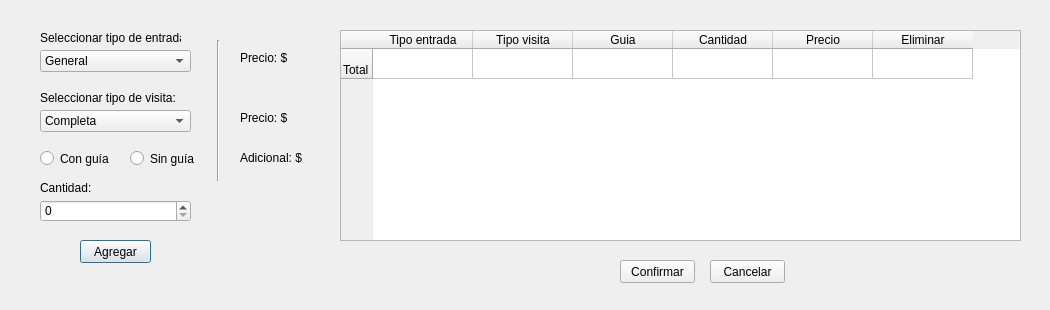
<?xml version="1.0" encoding="UTF-8"?>
<ui version="4.0">
 <class>RegistrarVentaDeEntradas</class>
 <widget class="QDialog" name="RegistrarVentaDeEntradas">
  <property name="enabled">
   <bool>true</bool>
  </property>
  <property name="geometry">
   <rect>
    <x>0</x>
    <y>0</y>
    <width>1050</width>
    <height>310</height>
   </rect>
  </property>
  <property name="minimumSize">
   <size>
    <width>1050</width>
    <height>310</height>
   </size>
  </property>
  <property name="maximumSize">
   <size>
    <width>1050</width>
    <height>310</height>
   </size>
  </property>
  <property name="windowTitle">
   <string>Registrar venta de entradas</string>
  </property>
  <widget class="QComboBox" name="CB_tipo_entrada">
   <property name="geometry">
    <rect>
     <x>40</x>
     <y>50</y>
     <width>151</width>
     <height>22</height>
    </rect>
   </property>
   <item>
    <property name="text">
     <string>General</string>
    </property>
   </item>
   <item>
    <property name="text">
     <string>Menores</string>
    </property>
   </item>
   <item>
    <property name="text">
     <string>Jubilados</string>
    </property>
   </item>
   <item>
    <property name="text">
     <string>Estudiantes</string>
    </property>
   </item>
   <item>
    <property name="text">
     <string>Otra</string>
    </property>
   </item>
  </widget>
  <widget class="QLabel" name="lbl_tipo_entrada">
   <property name="geometry">
    <rect>
     <x>40</x>
     <y>30</y>
     <width>141</width>
     <height>16</height>
    </rect>
   </property>
   <property name="text">
    <string>Seleccionar tipo de entrada:</string>
   </property>
  </widget>
  <widget class="QLabel" name="lbl_tipo_visita">
   <property name="geometry">
    <rect>
     <x>40</x>
     <y>90</y>
     <width>141</width>
     <height>16</height>
    </rect>
   </property>
   <property name="text">
    <string>Seleccionar tipo de visita:</string>
   </property>
  </widget>
  <widget class="QComboBox" name="CB_tipo_visita">
   <property name="geometry">
    <rect>
     <x>40</x>
     <y>110</y>
     <width>151</width>
     <height>22</height>
    </rect>
   </property>
   <item>
    <property name="text">
     <string>Completa</string>
    </property>
   </item>
   <item>
    <property name="text">
     <string>Por exposicion</string>
    </property>
   </item>
  </widget>
  <widget class="QRadioButton" name="RB_con_guia">
   <property name="geometry">
    <rect>
     <x>40</x>
     <y>150</y>
     <width>82</width>
     <height>17</height>
    </rect>
   </property>
   <property name="text">
    <string>Con guía</string>
   </property>
  </widget>
  <widget class="QRadioButton" name="RB_sin_guia">
   <property name="geometry">
    <rect>
     <x>130</x>
     <y>150</y>
     <width>82</width>
     <height>17</height>
    </rect>
   </property>
   <property name="text">
    <string>Sin guía</string>
   </property>
  </widget>
  <widget class="QTableWidget" name="tableWidget">
   <property name="enabled">
    <bool>true</bool>
   </property>
   <property name="geometry">
    <rect>
     <x>340</x>
     <y>30</y>
     <width>681</width>
     <height>211</height>
    </rect>
   </property>
   <row>
    <property name="text">
     <string>Total</string>
    </property>
    <property name="textAlignment">
     <set>AlignLeading|AlignBottom</set>
    </property>
   </row>
   <column>
    <property name="text">
     <string>Tipo entrada</string>
    </property>
   </column>
   <column>
    <property name="text">
     <string>Tipo visita</string>
    </property>
   </column>
   <column>
    <property name="text">
     <string>Guia</string>
    </property>
   </column>
   <column>
    <property name="text">
     <string>Cantidad</string>
    </property>
   </column>
   <column>
    <property name="text">
     <string>Precio</string>
    </property>
   </column>
   <column>
    <property name="text">
     <string>Eliminar</string>
    </property>
   </column>
  </widget>
  <widget class="QSpinBox" name="SB_cantidad">
   <property name="geometry">
    <rect>
     <x>40</x>
     <y>200</y>
     <width>151</width>
     <height>22</height>
    </rect>
   </property>
   <property name="maximum">
    <number>1000</number>
   </property>
  </widget>
  <widget class="QLabel" name="lbl_cantidad">
   <property name="geometry">
    <rect>
     <x>40</x>
     <y>180</y>
     <width>51</width>
     <height>16</height>
    </rect>
   </property>
   <property name="text">
    <string>Cantidad:</string>
   </property>
  </widget>
  <widget class="QPushButton" name="btn_agregar">
   <property name="geometry">
    <rect>
     <x>80</x>
     <y>240</y>
     <width>71</width>
     <height>23</height>
    </rect>
   </property>
   <property name="text">
    <string>Agregar</string>
   </property>
  </widget>
  <widget class="QPushButton" name="btn_confirmar">
   <property name="geometry">
    <rect>
     <x>620</x>
     <y>260</y>
     <width>75</width>
     <height>23</height>
    </rect>
   </property>
   <property name="text">
    <string>Confirmar</string>
   </property>
  </widget>
  <widget class="QPushButton" name="btn_cancelar">
   <property name="geometry">
    <rect>
     <x>710</x>
     <y>260</y>
     <width>75</width>
     <height>23</height>
    </rect>
   </property>
   <property name="text">
    <string>Cancelar</string>
   </property>
  </widget>
  <widget class="QLabel" name="lbl_precio_tipo_entrada">
   <property name="geometry">
    <rect>
     <x>240</x>
     <y>50</y>
     <width>91</width>
     <height>16</height>
    </rect>
   </property>
   <property name="text">
    <string>Precio: $</string>
   </property>
  </widget>
  <widget class="QLabel" name="lbl_precio_tipo_visita">
   <property name="geometry">
    <rect>
     <x>240</x>
     <y>110</y>
     <width>91</width>
     <height>16</height>
    </rect>
   </property>
   <property name="text">
    <string>Precio: $</string>
   </property>
  </widget>
  <widget class="QLabel" name="lbl_adicional_guia">
   <property name="geometry">
    <rect>
     <x>240</x>
     <y>150</y>
     <width>91</width>
     <height>16</height>
    </rect>
   </property>
   <property name="text">
    <string>Adicional: $</string>
   </property>
  </widget>
  <widget class="Line" name="line">
   <property name="geometry">
    <rect>
     <x>210</x>
     <y>40</y>
     <width>16</width>
     <height>141</height>
    </rect>
   </property>
   <property name="orientation">
    <enum>Qt::Vertical</enum>
   </property>
  </widget>
 </widget>
 <resources/>
 <connections>
  <connection>
   <sender>btn_cancelar</sender>
   <signal>clicked()</signal>
   <receiver>RegistrarVentaDeEntradas</receiver>
   <slot>reject()</slot>
   <hints>
    <hint type="sourcelabel">
     <x>738</x>
     <y>274</y>
    </hint>
    <hint type="destinationlabel">
     <x>589</x>
     <y>279</y>
    </hint>
   </hints>
  </connection>
 </connections>
</ui>
